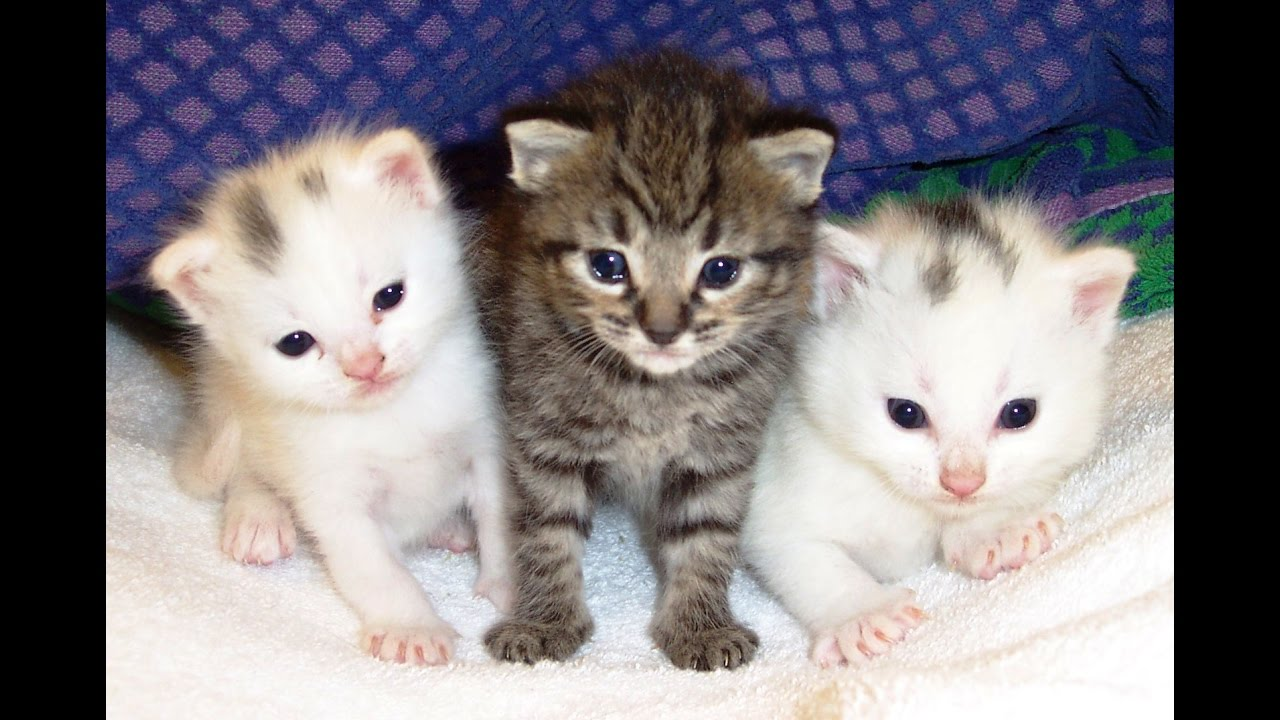
#> input picture Pics/cats3.jpg, 1280 x 720 px, found by its file name
$ python mask_img.py
#> lines starting #> are read from the running program, lines starting #| are printed output that depends on the picture; after the words box and inside, x2 and y2 are one past the last pixel; in counts of white or black regions, pixels touching at a corner belong together
import cv2 as cv
import numpy as np

img=cv.imread('Pics/cats3.JPG')
#> img is the input picture: shape (720, 1280, 3); mean B, G, R 131.5, 127.4, 132.2
cv.imshow('Image',img)
print(img.shape[:2])
#| (720, 1280)

res_img=cv.resize(img,(600,600),interpolation=cv.INTER_AREA)
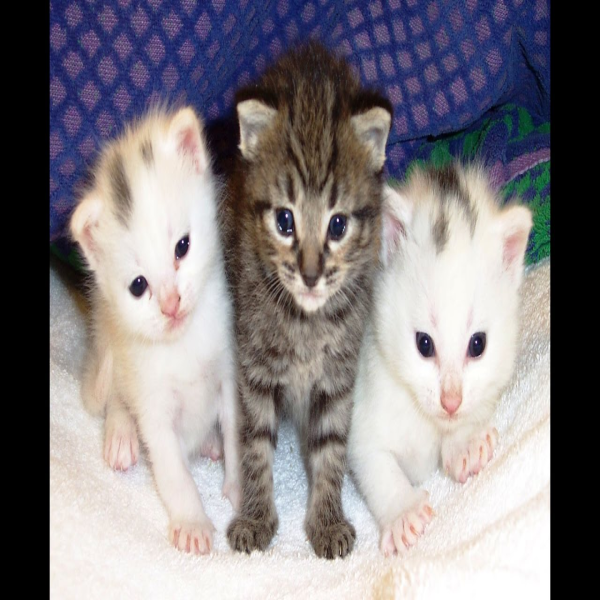
#> res_img: shape (600, 600, 3); mean B, G, R 131.5, 127.4, 132.2
cv.imshow('Resized image',res_img)

blank=np.zeros(res_img.shape[:2],'uint8')
cv.imshow('Blank image',blank)

cir_blank=cv.circle(blank,(blank.shape[1]//2,blank.shape[0]//2),200,255,-1)
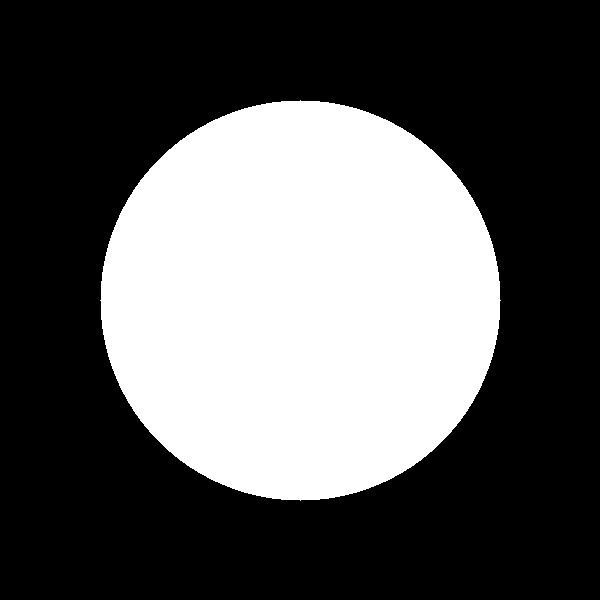
#> blank: shape (600, 600); 34.9% white; 1 white region, box (x1, y1, x2, y2) and area: (100, 100, 501, 501) 125629
cv.imshow('Circle on image',cir_blank)

mask=cv.bitwise_and(res_img,res_img,mask=cir_blank)
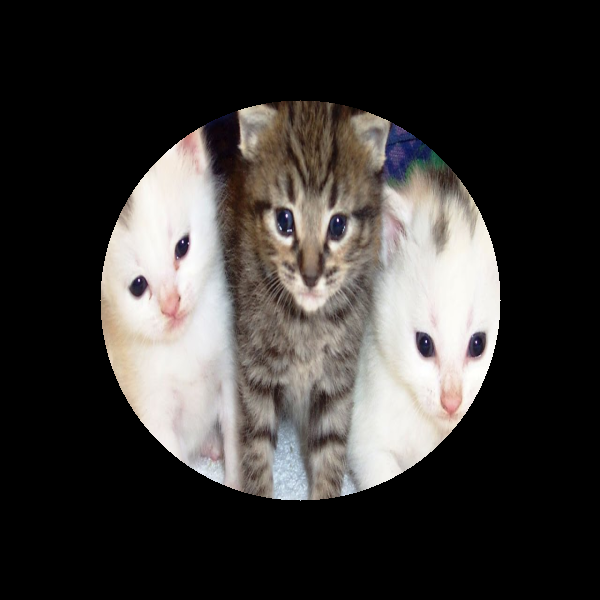
#> mask: shape (600, 600, 3); mean B, G, R 54.4, 56.5, 59.4
cv.imshow('Masked image',mask)

cv.waitKey(0)

$ run again, with Pics/cats4.jpg copied over Pics/cats3.jpg
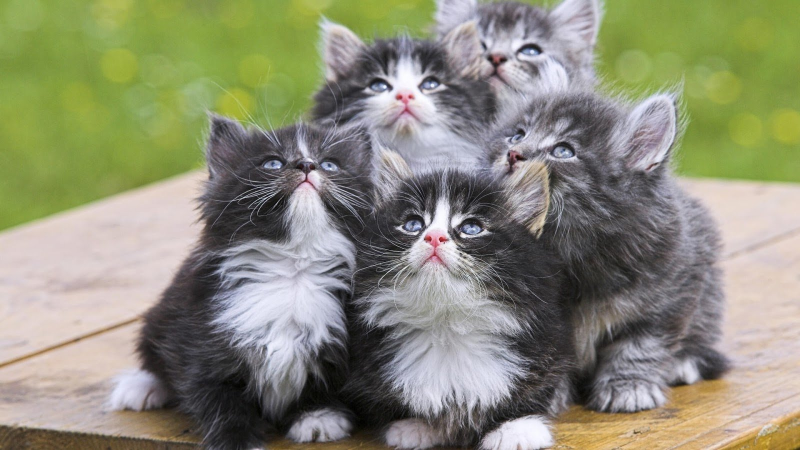
#> input picture Pics/cats4.jpg, 1600 x 900 px, found by its file name (shown at 1/2 size)
#> img is the input picture: shape (900, 1600, 3); mean B, G, R 119.8, 140.9, 140.3
#| (900, 1600)
#> `res_img=cv.resize(img,(600,600),interpolation=cv.INTER_AREA)`:
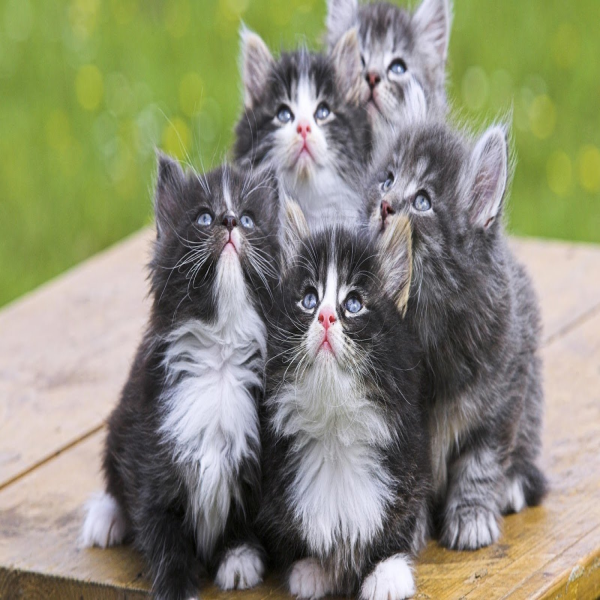
#> res_img: shape (600, 600, 3); mean B, G, R 119.8, 140.9, 140.3
#> blank: shape (600, 600); 34.9% white; 1 white region, box (x1, y1, x2, y2) and area: (100, 100, 501, 501) 125629
#> `mask=cv.bitwise_and(res_img,res_img,mask=cir_blank)`:
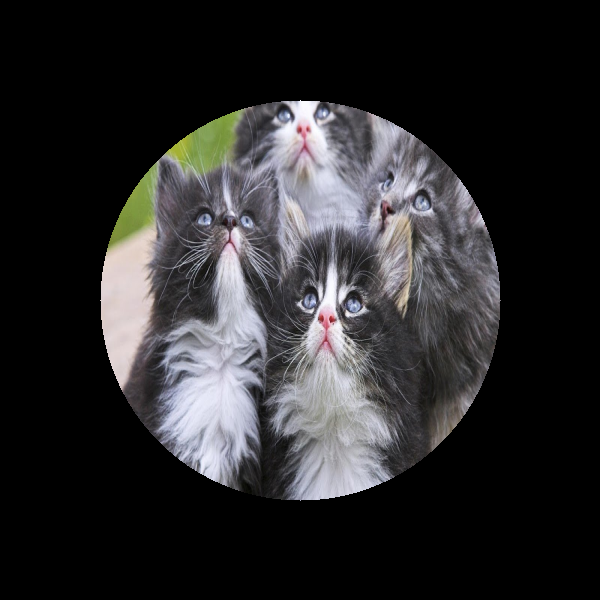
#> mask: shape (600, 600, 3); mean B, G, R 43.8, 42.6, 43.2
